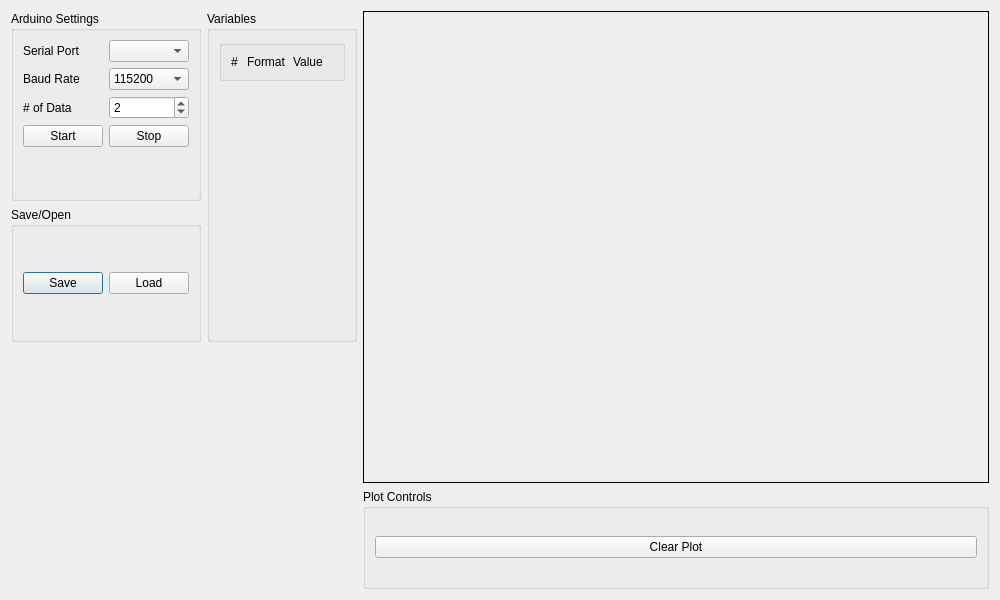
<?xml version="1.0" encoding="UTF-8"?>
<ui version="4.0">
 <class>Dialog</class>
 <widget class="QDialog" name="Dialog">
  <property name="geometry">
   <rect>
    <x>0</x>
    <y>0</y>
    <width>1000</width>
    <height>600</height>
   </rect>
  </property>
  <property name="windowTitle">
   <string>Arduino Data Acquisition</string>
  </property>
  <property name="layoutDirection">
   <enum>Qt::LeftToRight</enum>
  </property>
  <property name="sizeGripEnabled">
   <bool>false</bool>
  </property>
  <layout class="QGridLayout" name="gridLayout">
   <item row="3" column="1">
    <spacer name="verticalSpacer_2">
     <property name="orientation">
      <enum>Qt::Vertical</enum>
     </property>
     <property name="sizeHint" stdset="0">
      <size>
       <width>20</width>
       <height>40</height>
      </size>
     </property>
    </spacer>
   </item>
   <item row="1" column="0">
    <widget class="QGroupBox" name="FileControls">
     <property name="minimumSize">
      <size>
       <width>0</width>
       <height>100</height>
      </size>
     </property>
     <property name="title">
      <string>Save/Open</string>
     </property>
     <layout class="QGridLayout" name="gridLayout_3">
      <item row="0" column="0">
       <widget class="QPushButton" name="fileSaveButton">
        <property name="text">
         <string>Save</string>
        </property>
       </widget>
      </item>
      <item row="0" column="1">
       <widget class="QPushButton" name="fileLoadButton">
        <property name="text">
         <string>Load</string>
        </property>
       </widget>
      </item>
     </layout>
    </widget>
   </item>
   <item row="0" column="0">
    <widget class="QGroupBox" name="SerialControls">
     <property name="minimumSize">
      <size>
       <width>150</width>
       <height>190</height>
      </size>
     </property>
     <property name="maximumSize">
      <size>
       <width>200</width>
       <height>300</height>
      </size>
     </property>
     <property name="title">
      <string>Arduino Settings</string>
     </property>
     <layout class="QFormLayout" name="formLayout">
      <item row="0" column="0">
       <widget class="QLabel" name="serialNameLabel">
        <property name="text">
         <string>Serial Port</string>
        </property>
       </widget>
      </item>
      <item row="0" column="1">
       <widget class="QComboBox" name="serialNameComboBox">
        <property name="currentIndex">
         <number>-1</number>
        </property>
        <property name="insertPolicy">
         <enum>QComboBox::InsertAtBottom</enum>
        </property>
       </widget>
      </item>
      <item row="1" column="0">
       <widget class="QLabel" name="serialBaudLabel">
        <property name="text">
         <string>Baud Rate</string>
        </property>
       </widget>
      </item>
      <item row="1" column="1">
       <widget class="QComboBox" name="serialBaudComboBox">
        <property name="minimumSize">
         <size>
          <width>0</width>
          <height>0</height>
         </size>
        </property>
        <property name="currentIndex">
         <number>1</number>
        </property>
        <item>
         <property name="text">
          <string>9600</string>
         </property>
        </item>
        <item>
         <property name="text">
          <string>115200</string>
         </property>
        </item>
       </widget>
      </item>
      <item row="2" column="0">
       <widget class="QLabel" name="numColLabel">
        <property name="text">
         <string># of Data</string>
        </property>
       </widget>
      </item>
      <item row="2" column="1">
       <widget class="QSpinBox" name="numColSel">
        <property name="minimum">
         <number>1</number>
        </property>
        <property name="maximum">
         <number>15</number>
        </property>
        <property name="value">
         <number>2</number>
        </property>
       </widget>
      </item>
      <item row="3" column="0">
       <widget class="QPushButton" name="serialStart">
        <property name="text">
         <string>Start</string>
        </property>
       </widget>
      </item>
      <item row="3" column="1">
       <widget class="QPushButton" name="serialStop">
        <property name="text">
         <string>Stop</string>
        </property>
       </widget>
      </item>
     </layout>
    </widget>
   </item>
   <item row="0" column="1" rowspan="2">
    <widget class="QGroupBox" name="VariableControls">
     <property name="sizePolicy">
      <sizepolicy hsizetype="MinimumExpanding" vsizetype="Preferred">
       <horstretch>0</horstretch>
       <verstretch>0</verstretch>
      </sizepolicy>
     </property>
     <property name="minimumSize">
      <size>
       <width>150</width>
       <height>0</height>
      </size>
     </property>
     <property name="autoFillBackground">
      <bool>true</bool>
     </property>
     <property name="title">
      <string>Variables</string>
     </property>
     <layout class="QVBoxLayout" name="verticalLayout">
      <property name="spacing">
       <number>3</number>
      </property>
      <item>
       <widget class="QGroupBox" name="VariablesLabel">
        <layout class="QHBoxLayout" name="horizontalLayout_2">
         <item>
          <widget class="QLabel" name="label">
           <property name="maximumSize">
            <size>
             <width>10</width>
             <height>16777215</height>
            </size>
           </property>
           <property name="text">
            <string>#</string>
           </property>
           <property name="wordWrap">
            <bool>true</bool>
           </property>
          </widget>
         </item>
         <item>
          <widget class="QLabel" name="label_2">
           <property name="text">
            <string>Format</string>
           </property>
          </widget>
         </item>
         <item>
          <widget class="QLabel" name="label_3">
           <property name="text">
            <string>Value</string>
           </property>
          </widget>
         </item>
        </layout>
       </widget>
      </item>
      <item>
       <widget class="QWidget" name="VariablesList" native="true">
        <layout class="QVBoxLayout" name="VariablesListLayout">
         <property name="spacing">
          <number>0</number>
         </property>
         <property name="leftMargin">
          <number>0</number>
         </property>
         <property name="topMargin">
          <number>0</number>
         </property>
         <property name="rightMargin">
          <number>0</number>
         </property>
         <property name="bottomMargin">
          <number>0</number>
         </property>
         <item>
          <spacer name="variableBuffer">
           <property name="orientation">
            <enum>Qt::Vertical</enum>
           </property>
           <property name="sizeHint" stdset="0">
            <size>
             <width>20</width>
             <height>40</height>
            </size>
           </property>
          </spacer>
         </item>
        </layout>
       </widget>
      </item>
     </layout>
    </widget>
   </item>
   <item row="3" column="3" colspan="2">
    <widget class="QGroupBox" name="plotControls">
     <property name="minimumSize">
      <size>
       <width>0</width>
       <height>100</height>
      </size>
     </property>
     <property name="title">
      <string>Plot Controls</string>
     </property>
     <layout class="QGridLayout" name="gridLayout_4">
      <item row="0" column="0">
       <widget class="QPushButton" name="plotClearButton">
        <property name="text">
         <string>Clear Plot</string>
        </property>
       </widget>
      </item>
     </layout>
    </widget>
   </item>
   <item row="0" column="3" rowspan="3" colspan="2">
    <widget class="QFrame" name="plotFrame">
     <property name="sizePolicy">
      <sizepolicy hsizetype="MinimumExpanding" vsizetype="MinimumExpanding">
       <horstretch>1</horstretch>
       <verstretch>1</verstretch>
      </sizepolicy>
     </property>
     <property name="minimumSize">
      <size>
       <width>400</width>
       <height>400</height>
      </size>
     </property>
     <property name="sizeIncrement">
      <size>
       <width>0</width>
       <height>0</height>
      </size>
     </property>
     <property name="baseSize">
      <size>
       <width>400</width>
       <height>400</height>
      </size>
     </property>
     <property name="layoutDirection">
      <enum>Qt::LeftToRight</enum>
     </property>
     <property name="frameShape">
      <enum>QFrame::Box</enum>
     </property>
     <layout class="QGridLayout" name="plotFrameLayout"/>
    </widget>
   </item>
  </layout>
 </widget>
 <resources/>
 <connections/>
</ui>
